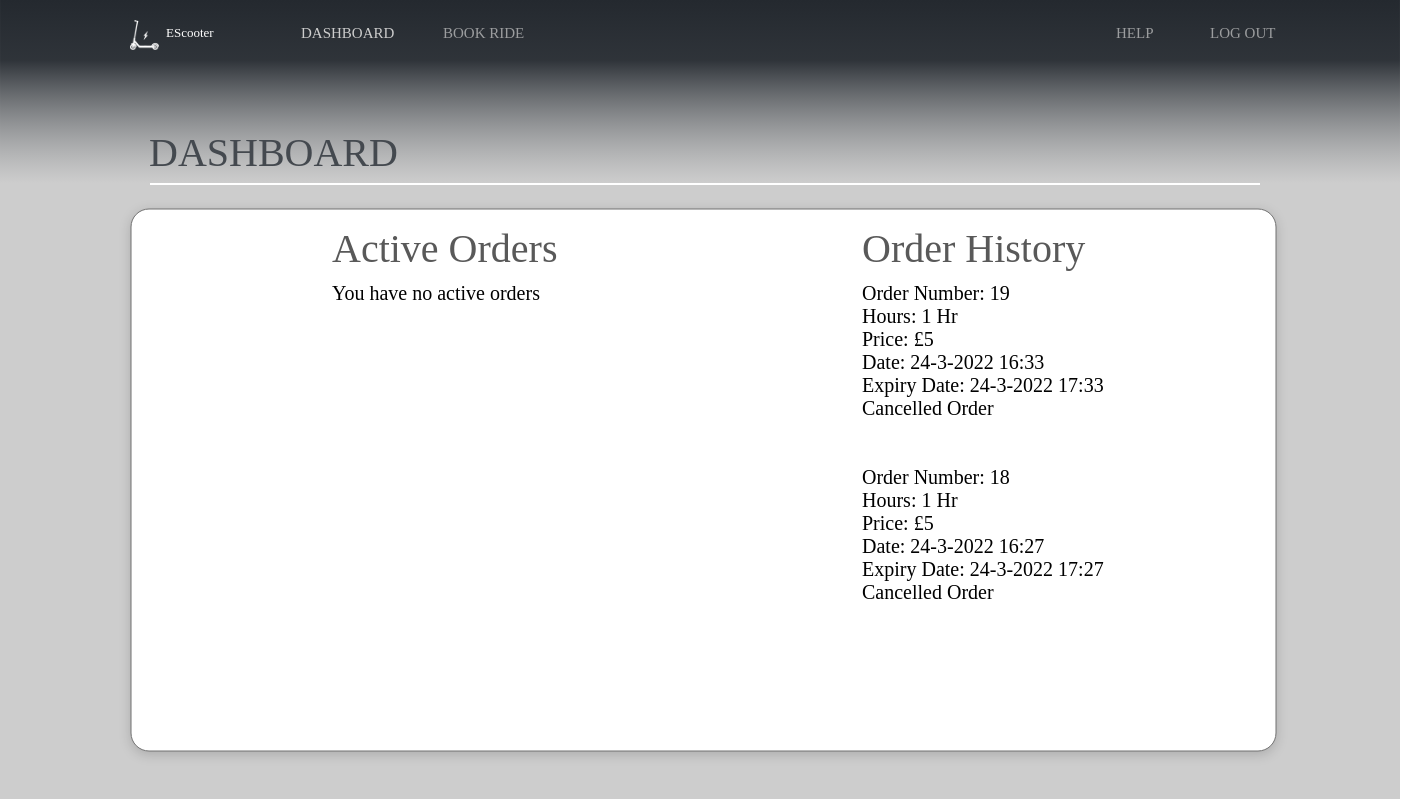
The page /dashboard (signed in) on the database as committed earlier.
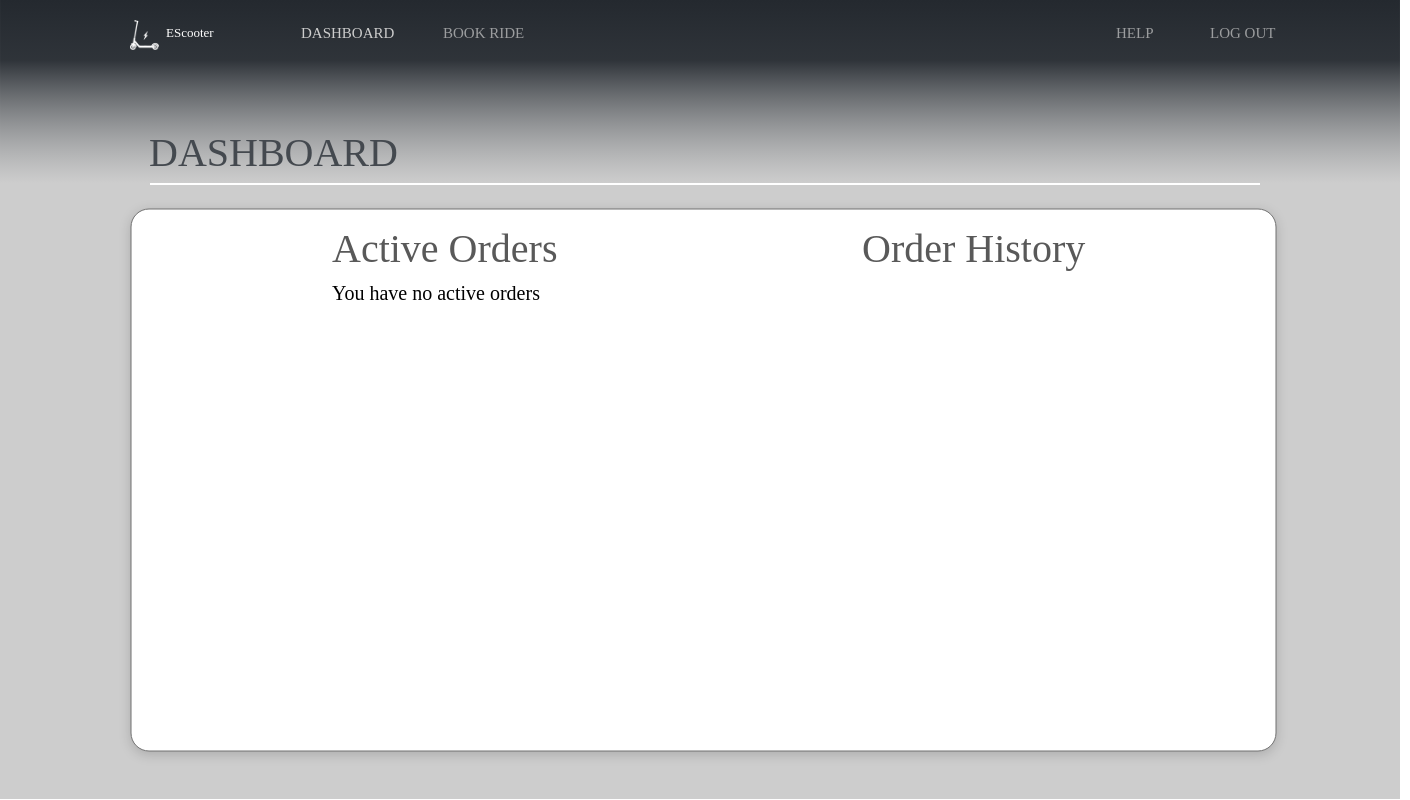
The same page on the database as committed later.
### app/models.py (models this page shows)
class Booking(db.Model):
    __tablename__ = "bookings"
    id = db.Column(db.Integer, primary_key=True)
    ScooterID = db.Column(db.Integer, ForeignKey("scooters.id"))
    UserID = db.Column(db.Integer, ForeignKey("users.id"))
    numHours = db.Column(db.Integer, nullable = False)
    date = db.Column(db.DateTime, nullable = False)
    expiry = db.Column(db.DateTime)
    price = db.Column(db.Integer, nullable = False)
    cancelled = db.Column(db.Boolean, default = False, nullable=False)

### app/views.py (the view)
@app.route("/dashboard")
def dashboard():
    if not session.get('email'):
        return redirect("/login")
    elif session.get('admin') != 0:
        return redirect("/admin")
    else:
        user = models.User.query.filter_by(email = session['email']).first()
        orders = models.Booking.query.filter_by(UserID = user.id).all()
        active_id = []
        current_date = datetime.now()
        for o in orders:
            if (current_date < (o.expiry)):
                active_id.append(o.id)
        return render_template("Dashboard/Website_Dashboard.html", title='Dashboard', orders=orders, active= active_id)

### app/templates/Dashboard/Website_Dashboard.html (shortened to what this page needs)
<!DOCTYPE html>
<html>
<head>
</head>
<body>
<div id="Website_Dashboard">
	<svg class="Path_1092" viewBox="0 0 1400 799">
		<path id="Path_1092" d="M 0 0 L 1400 0 L 1400 799 L 0 799 L 0 0 Z">
		</path>
	</svg>
	<div id="Header">
		<div id="Group_1541">
			<div id="Header_-_Desktop" class="Header___Desktop">
				<a id="DASHBOARD" href="/dashboard">DASHBOARD</a>
				<a id="HELP" href="/report">HELP</a>
				<a id="BOOK_RIDE" href="/trinity">BOOK RIDE</a>
				<a id="LOG_OUT" href="/logout">LOG OUT</a>
			</div>
			<div id="Group_6">
				<div class="btn_EScooter">
					<button class = "btn_EScooter" onclick="window.location.href='/'">EScooter</button>
				</div>
				<img id="scooter_white" src="/static/scooter_white.png" srcset="/static/scooter_white.png 1x, /static/scooter_white@2x.png 2x">
			</div>
		</div>
	</div>
	<div id="Group_1540">
		<div id="DASHBOARD_bf">
			<span>DASHBOARD</span>
		</div>
		<svg class="Line_7" viewBox="0 0 1110 2">
			<path id="Line_7" d="M 0 0 L 1110 0">
			</path>
		</svg>
	</div>
	<div id="Group_1538">
		<svg class="Rectangle_1488">
			<rect id="Rectangle_1488" rx="18" ry="18" x="0" y="0" width="1145" height="542">
			</rect>
		</svg>
	</div>
	<div id="Group_1542">
		<div id="Active_Orders">
			<span>Active Orders</span>
		</div>
		<div id="Order_Number_4">
		{% if not active %}
        	<p>You have no active orders</p>
    	{% endif %}
    	<br> </br>
		</div>
	</div>
	<div id="Group_1543">
		<div id="Order_History">
			<span>Order History</span>
		</div>
		<div id="Order_Number_3">
			{% for elem in orders|reverse %}
        		{% if elem.id not in active or elem.cancelled %}
				{% if loop.index <= 2 %}
            		<p>Order Number: {{elem.id}}</p>
            		<p>Hours: {{elem.numHours}} Hr</p>
            		<p>Price: £{{elem.price}}</p>
            		<p>Date: {{elem.date.day}}-{{elem.date.month}}-{{elem.date.year}} {{elem.date.hour}}:{{elem.date.minute}}</p>
            		<p>Expiry Date: {{elem.expiry.day}}-{{elem.expiry.month}}-{{elem.expiry.year}} {{elem.expiry.hour}}:{{elem.expiry.minute}}</p>
            		{% if elem.cancelled %}
            		<p style="font-weight: normal">Cancelled Order</p>
            		{% endif %}
            		<br> </br>
				{% endif %}
        		{% endif %}
    		{% endfor %}
		</div>
	</div>
</div>
</body>
</html>

Rows that differ between the two databases and show on the page:
removed Booking: id "19", numHours "1", price "5", date.day "24", date.month "3", date.year "2022", date.hour "16", date.minute "33", expiry.day "24", expiry.month "3", expiry.year "2022", expiry.hour "17", expiry.minute "33", cancelled "Cancelled Order"
removed Booking: id "18", numHours "1", price "5", date.day "24", date.month "3", date.year "2022", date.hour "16", date.minute "27", expiry.day "24", expiry.month "3", expiry.year "2022", expiry.hour "17", expiry.minute "27", cancelled "Cancelled Order"
